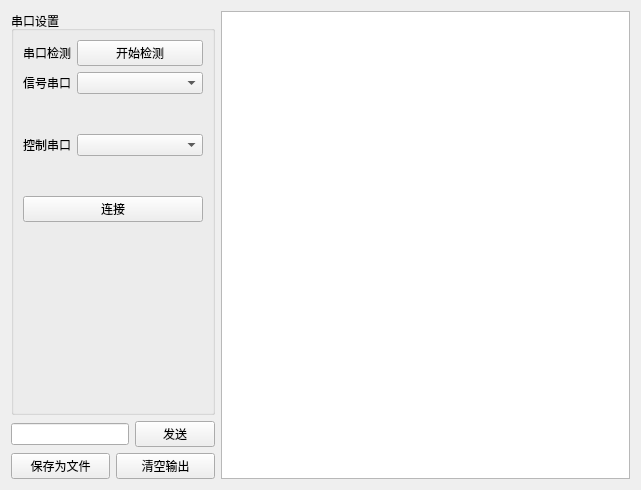
<?xml version="1.0" encoding="UTF-8"?>
<ui version="4.0">
 <class>Serial</class>
 <widget class="QWidget" name="Serial">
  <property name="geometry">
   <rect>
    <x>0</x>
    <y>0</y>
    <width>641</width>
    <height>490</height>
   </rect>
  </property>
  <property name="windowTitle">
   <string>Form</string>
  </property>
  <layout class="QGridLayout" name="gridLayout">
   <item row="0" column="0">
    <layout class="QHBoxLayout" name="horizontalLayout" stretch="1,2">
     <item>
      <layout class="QVBoxLayout" name="verticalLayout" stretch="7,1,1">
       <item>
        <widget class="QGroupBox" name="groupBox">
         <property name="sizePolicy">
          <sizepolicy hsizetype="Preferred" vsizetype="Preferred">
           <horstretch>0</horstretch>
           <verstretch>0</verstretch>
          </sizepolicy>
         </property>
         <property name="title">
          <string>串口设置</string>
         </property>
         <layout class="QFormLayout" name="formLayout">
          <item row="0" column="0">
           <widget class="QLabel" name="label">
            <property name="text">
             <string>串口检测</string>
            </property>
           </widget>
          </item>
          <item row="0" column="1">
           <widget class="QPushButton" name="CheckButton">
            <property name="text">
             <string>开始检测</string>
            </property>
           </widget>
          </item>
          <item row="1" column="0">
           <widget class="QLabel" name="label_5">
            <property name="text">
             <string>&lt;html&gt;&lt;head/&gt;&lt;body&gt;&lt;p align=&quot;center&quot;&gt;信号串口&lt;/p&gt;&lt;/body&gt;&lt;/html&gt;</string>
            </property>
           </widget>
          </item>
          <item row="1" column="1">
           <widget class="QComboBox" name="serialComboBox"/>
          </item>
          <item row="2" column="0" colspan="2">
           <widget class="QLabel" name="statues">
            <property name="text">
             <string>&lt;html&gt;&lt;head/&gt;&lt;body&gt;&lt;p align=&quot;center&quot;&gt;&lt;span style=&quot; color:#ff0000;&quot;&gt;&lt;br/&gt;&lt;/span&gt;&lt;/p&gt;&lt;/body&gt;&lt;/html&gt;</string>
            </property>
            <property name="textFormat">
             <enum>Qt::AutoText</enum>
            </property>
           </widget>
          </item>
          <item row="3" column="0">
           <widget class="QLabel" name="label_15">
            <property name="text">
             <string>&lt;html&gt;&lt;head/&gt;&lt;body&gt;&lt;p align=&quot;center&quot;&gt;控制串口&lt;/p&gt;&lt;/body&gt;&lt;/html&gt;</string>
            </property>
           </widget>
          </item>
          <item row="3" column="1">
           <widget class="QComboBox" name="serialComboBox2"/>
          </item>
          <item row="4" column="0" colspan="2">
           <widget class="QLabel" name="statues_3">
            <property name="text">
             <string>&lt;html&gt;&lt;head/&gt;&lt;body&gt;&lt;p align=&quot;center&quot;&gt;&lt;span style=&quot; color:#ff0000;&quot;&gt;&lt;br/&gt;&lt;/span&gt;&lt;/p&gt;&lt;/body&gt;&lt;/html&gt;</string>
            </property>
            <property name="textFormat">
             <enum>Qt::AutoText</enum>
            </property>
           </widget>
          </item>
          <item row="5" column="0" colspan="2">
           <widget class="QPushButton" name="connectButton">
            <property name="text">
             <string>连接</string>
            </property>
           </widget>
          </item>
         </layout>
        </widget>
       </item>
       <item>
        <layout class="QHBoxLayout" name="horizontalLayout_2">
         <item>
          <widget class="QLineEdit" name="sendEdit"/>
         </item>
         <item>
          <widget class="QPushButton" name="sendButton">
           <property name="text">
            <string>发送</string>
           </property>
          </widget>
         </item>
        </layout>
       </item>
       <item>
        <layout class="QHBoxLayout" name="horizontalLayout_3">
         <item>
          <widget class="QPushButton" name="saveButton">
           <property name="text">
            <string>保存为文件</string>
           </property>
          </widget>
         </item>
         <item>
          <widget class="QPushButton" name="clearButton">
           <property name="text">
            <string>清空输出</string>
           </property>
          </widget>
         </item>
        </layout>
       </item>
      </layout>
     </item>
     <item>
      <widget class="QTextBrowser" name="tb"/>
     </item>
    </layout>
   </item>
  </layout>
 </widget>
 <resources/>
 <connections/>
</ui>
